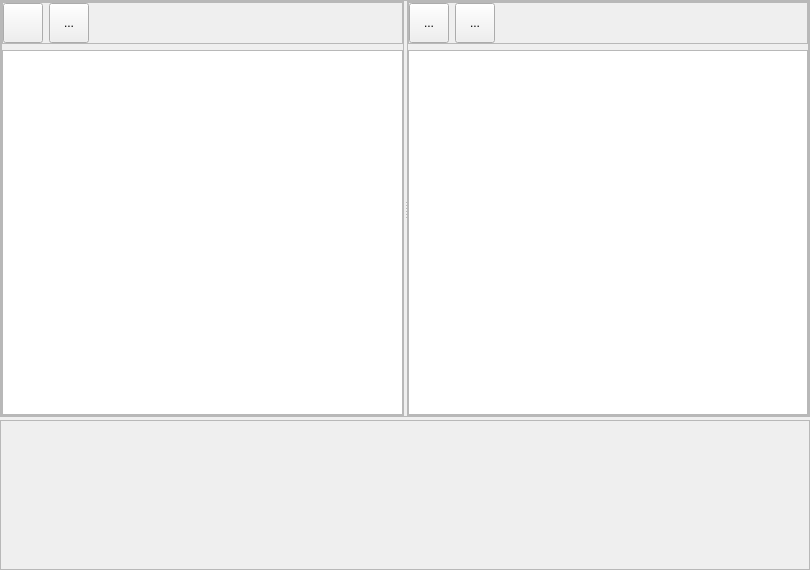
<?xml version="1.0" encoding="UTF-8"?>
<ui version="4.0">
 <class>OpcBrowseWidget</class>
 <widget class="QWidget" name="OpcBrowseWidget">
  <property name="geometry">
   <rect>
    <x>0</x>
    <y>0</y>
    <width>810</width>
    <height>570</height>
   </rect>
  </property>
  <property name="sizePolicy">
   <sizepolicy hsizetype="MinimumExpanding" vsizetype="MinimumExpanding">
    <horstretch>0</horstretch>
    <verstretch>0</verstretch>
   </sizepolicy>
  </property>
  <property name="windowTitle">
   <string>Form</string>
  </property>
  <layout class="QVBoxLayout" name="verticalLayout">
   <property name="spacing">
    <number>3</number>
   </property>
   <property name="leftMargin">
    <number>0</number>
   </property>
   <property name="topMargin">
    <number>0</number>
   </property>
   <property name="rightMargin">
    <number>0</number>
   </property>
   <property name="bottomMargin">
    <number>0</number>
   </property>
   <item>
    <widget class="QFrame" name="frGridMain">
     <property name="frameShape">
      <enum>QFrame::Shape::StyledPanel</enum>
     </property>
     <property name="frameShadow">
      <enum>QFrame::Shadow::Raised</enum>
     </property>
     <layout class="QHBoxLayout" name="horizontalLayout_3">
      <property name="leftMargin">
       <number>0</number>
      </property>
      <property name="topMargin">
       <number>0</number>
      </property>
      <property name="rightMargin">
       <number>0</number>
      </property>
      <property name="bottomMargin">
       <number>0</number>
      </property>
      <item>
       <widget class="QSplitter" name="splitter">
        <property name="frameShape">
         <enum>QFrame::Shape::NoFrame</enum>
        </property>
        <property name="orientation">
         <enum>Qt::Orientation::Horizontal</enum>
        </property>
        <property name="opaqueResize">
         <bool>true</bool>
        </property>
        <property name="handleWidth">
         <number>3</number>
        </property>
        <property name="childrenCollapsible">
         <bool>false</bool>
        </property>
        <widget class="QFrame" name="frTreeColumn">
         <property name="frameShape">
          <enum>QFrame::Shape::StyledPanel</enum>
         </property>
         <property name="frameShadow">
          <enum>QFrame::Shadow::Raised</enum>
         </property>
         <layout class="QVBoxLayout" name="verticalLayout_3">
          <property name="leftMargin">
           <number>0</number>
          </property>
          <property name="topMargin">
           <number>0</number>
          </property>
          <property name="rightMargin">
           <number>0</number>
          </property>
          <property name="bottomMargin">
           <number>0</number>
          </property>
          <item>
           <widget class="QFrame" name="frButtonsTree">
            <property name="minimumSize">
             <size>
              <width>0</width>
              <height>20</height>
             </size>
            </property>
            <property name="frameShape">
             <enum>QFrame::Shape::StyledPanel</enum>
            </property>
            <property name="frameShadow">
             <enum>QFrame::Shadow::Raised</enum>
            </property>
            <layout class="QHBoxLayout" name="horizontalLayout_2">
             <property name="leftMargin">
              <number>0</number>
             </property>
             <property name="topMargin">
              <number>0</number>
             </property>
             <property name="rightMargin">
              <number>0</number>
             </property>
             <property name="bottomMargin">
              <number>0</number>
             </property>
             <item>
              <widget class="QToolButton" name="tbAddDataSource">
               <property name="minimumSize">
                <size>
                 <width>40</width>
                 <height>40</height>
                </size>
               </property>
               <property name="maximumSize">
                <size>
                 <width>40</width>
                 <height>40</height>
                </size>
               </property>
               <property name="toolTip">
                <string>Добавить источник данных</string>
               </property>
               <property name="text">
                <string/>
               </property>
               <property name="icon">
                <iconset resource="res.qrc">
                 <normaloff>:/img/icons/add_data_source.png</normaloff>:/img/icons/add_data_source.png</iconset>
               </property>
               <property name="iconSize">
                <size>
                 <width>30</width>
                 <height>30</height>
                </size>
               </property>
              </widget>
             </item>
             <item>
              <widget class="QToolButton" name="tbDeleteDataSource">
               <property name="minimumSize">
                <size>
                 <width>40</width>
                 <height>40</height>
                </size>
               </property>
               <property name="maximumSize">
                <size>
                 <width>40</width>
                 <height>40</height>
                </size>
               </property>
               <property name="toolTip">
                <string>Удалить источник данных</string>
               </property>
               <property name="text">
                <string>...</string>
               </property>
               <property name="icon">
                <iconset resource="res.qrc">
                 <normaloff>:/img/icons/delete_data_source.png</normaloff>:/img/icons/delete_data_source.png</iconset>
               </property>
               <property name="iconSize">
                <size>
                 <width>30</width>
                 <height>30</height>
                </size>
               </property>
              </widget>
             </item>
             <item>
              <spacer name="horizontalSpacer_2">
               <property name="orientation">
                <enum>Qt::Orientation::Horizontal</enum>
               </property>
               <property name="sizeHint" stdset="0">
                <size>
                 <width>40</width>
                 <height>20</height>
                </size>
               </property>
              </spacer>
             </item>
            </layout>
           </widget>
          </item>
          <item>
           <widget class="QTreeView" name="tvOPCTree"/>
          </item>
         </layout>
        </widget>
        <widget class="QFrame" name="frame">
         <property name="frameShape">
          <enum>QFrame::Shape::StyledPanel</enum>
         </property>
         <property name="frameShadow">
          <enum>QFrame::Shadow::Raised</enum>
         </property>
         <layout class="QVBoxLayout" name="verticalLayout_2">
          <property name="spacing">
           <number>6</number>
          </property>
          <property name="leftMargin">
           <number>0</number>
          </property>
          <property name="topMargin">
           <number>0</number>
          </property>
          <property name="rightMargin">
           <number>0</number>
          </property>
          <property name="bottomMargin">
           <number>0</number>
          </property>
          <item>
           <widget class="QFrame" name="frButtonsTable">
            <property name="frameShape">
             <enum>QFrame::Shape::StyledPanel</enum>
            </property>
            <property name="frameShadow">
             <enum>QFrame::Shadow::Raised</enum>
            </property>
            <layout class="QHBoxLayout" name="horizontalLayout">
             <property name="leftMargin">
              <number>0</number>
             </property>
             <property name="topMargin">
              <number>0</number>
             </property>
             <property name="rightMargin">
              <number>0</number>
             </property>
             <property name="bottomMargin">
              <number>0</number>
             </property>
             <item>
              <widget class="QToolButton" name="tbCheckAll">
               <property name="minimumSize">
                <size>
                 <width>40</width>
                 <height>40</height>
                </size>
               </property>
               <property name="maximumSize">
                <size>
                 <width>40</width>
                 <height>40</height>
                </size>
               </property>
               <property name="toolTip">
                <string>Удалить все тэги из опроса</string>
               </property>
               <property name="text">
                <string>...</string>
               </property>
               <property name="icon">
                <iconset resource="res.qrc">
                 <normaloff>:/img/icons/checkbox.png</normaloff>:/img/icons/checkbox.png</iconset>
               </property>
               <property name="iconSize">
                <size>
                 <width>28</width>
                 <height>28</height>
                </size>
               </property>
              </widget>
             </item>
             <item>
              <widget class="QToolButton" name="tbDeleteAll">
               <property name="minimumSize">
                <size>
                 <width>40</width>
                 <height>40</height>
                </size>
               </property>
               <property name="maximumSize">
                <size>
                 <width>40</width>
                 <height>40</height>
                </size>
               </property>
               <property name="toolTip">
                <string>Удалить все тэги из опроса</string>
               </property>
               <property name="text">
                <string>...</string>
               </property>
               <property name="icon">
                <iconset resource="res.qrc">
                 <normaloff>:/img/icons/x-square.svg</normaloff>:/img/icons/x-square.svg</iconset>
               </property>
               <property name="iconSize">
                <size>
                 <width>30</width>
                 <height>30</height>
                </size>
               </property>
              </widget>
             </item>
             <item>
              <spacer name="horizontalSpacer">
               <property name="orientation">
                <enum>Qt::Orientation::Horizontal</enum>
               </property>
               <property name="sizeHint" stdset="0">
                <size>
                 <width>40</width>
                 <height>20</height>
                </size>
               </property>
              </spacer>
             </item>
            </layout>
           </widget>
          </item>
          <item>
           <widget class="QTableView" name="tblvOPCTags"/>
          </item>
         </layout>
        </widget>
       </widget>
      </item>
     </layout>
    </widget>
   </item>
   <item>
    <widget class="QFrame" name="frOPCConsole">
     <property name="maximumSize">
      <size>
       <width>16777215</width>
       <height>150</height>
      </size>
     </property>
     <property name="frameShape">
      <enum>QFrame::Shape::StyledPanel</enum>
     </property>
     <property name="frameShadow">
      <enum>QFrame::Shadow::Raised</enum>
     </property>
    </widget>
   </item>
  </layout>
 </widget>
 <resources>
  <include location="res.qrc"/>
 </resources>
 <connections/>
</ui>
